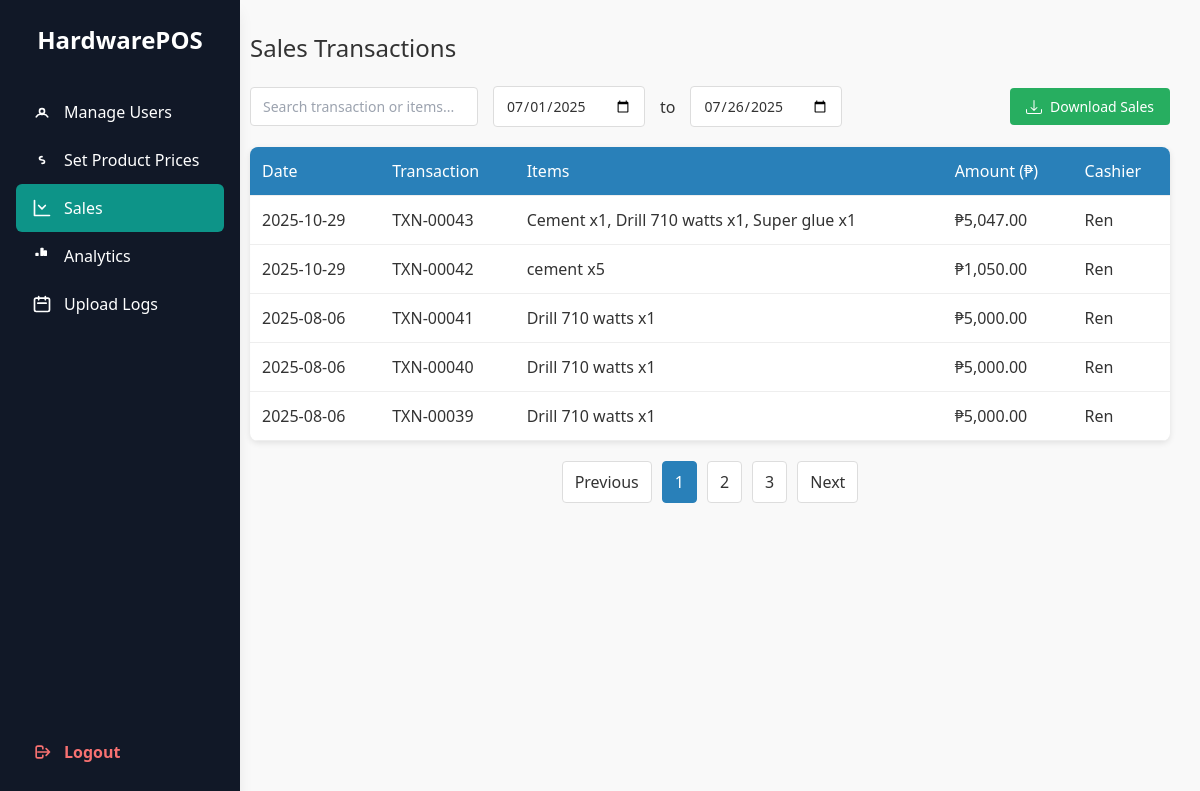
Before: /admin/sales.php (signed in) with the older database file.
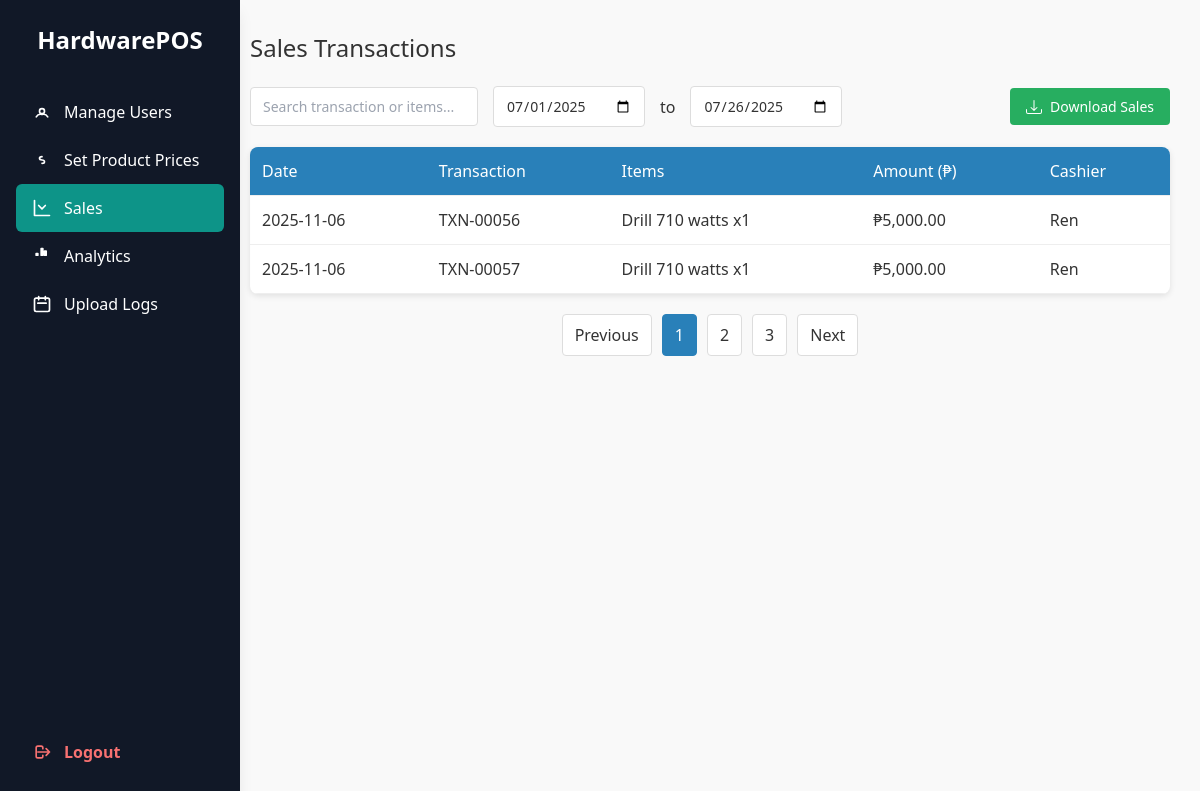
After: the same page with the newer database file.
### tables this page shows
CREATE TABLE `inventory_logs` (
  `id` int(11) NOT NULL,
  `user_id` int(11) NOT NULL,
  `sale_date` datetime NOT NULL DEFAULT current_timestamp(),
  `total_amount` decimal(10,2) NOT NULL
);

CREATE TABLE `users` (
  `id` int(11) NOT NULL,
  `username` varchar(50) NOT NULL,
  `password` varchar(255) NOT NULL,
  `user_type` enum('admin','staff','cashier','procurement') NOT NULL,
  `created_at` timestamp NOT NULL DEFAULT current_timestamp()
);

### admin/sales.php (the view, shortened to what this page needs)
<?php
require_once '../db.php';
$sql = "SELECT
            s.id AS sale_id,
            s.sale_date,
            s.total_amount,
            u.username AS cashier,
            GROUP_CONCAT(CONCAT(i.name, ' x', si.quantity) SEPARATOR ', ') AS items,
            s.id AS invoice_no
        FROM inventory_logs s
        JOIN users u ON s.user_id = u.id
        JOIN inventory_log_items si ON s.id = si.sale_id
        JOIN inventory i ON si.inventory_id = i.id
        GROUP BY s.id
        ORDER BY s.sale_date DESC";
$stmt = $pdo->prepare($sql);
$stmt->execute();
$sales = $stmt->fetchAll(PDO::FETCH_ASSOC);
?>
<!DOCTYPE html>
<html lang="en">
<head>
</head>
<body>
<?php include 'includes/sidebar.php'; ?>
<div class="content">
    <h2 class="page-title">Sales Transactions</h2>
    <div class="controls">
        <input type="text" placeholder="Search transaction or items...">
        <input type="date" value="2025-07-01">
        <span>to</span>
        <input type="date" value="2025-07-26">
        <button class="download-btn" onclick="showModal()">
            Download Sales
        </button>
    </div>
    <table>
        <thead>
            <tr>
                <th>Date</th>
                <th>Transaction</th>
                <th>Items</th>
                <th>Amount (₱)</th>
                <th>Cashier</th>
            </tr>
        </thead>
        <tbody>
        <?php foreach ($sales as $sale): ?>
            <tr>
                <td><?= date("Y‑m‑d", strtotime($sale['sale_date'])) ?></td>
                <td>TXN‑<?= str_pad($sale['sale_id'], 5, '0', STR_PAD_LEFT) ?></td>
                <td><?= htmlspecialchars($sale['items']) ?></td>
                <td class="amount">₱<?= number_format($sale['total_amount'], 2) ?></td>
                <td><?= htmlspecialchars($sale['cashier']) ?></td>
            </tr>
        <?php endforeach; ?>
        </tbody>
    </table>
    <div class="pagination">
        <button>Previous</button>
        <button class="active">1</button>
        <button>2</button>
        <button>3</button>
        <button>Next</button>
    </div>
</div>
</body>
</html>

Changed rows visible on the page:
removed inventory_logs: sale_date "2025‑10‑29", id "00043", items "Cement x1, Drill 710 watts x1, Super glue x1", total_amount "5,047.00", user.username "Ren"
removed inventory_logs: sale_date "2025‑10‑29", id "00042", items "cement x5", total_amount "1,050.00", user.username "Ren"
removed inventory_logs: sale_date "2025‑08‑06", id "00041", items "Drill 710 watts x1", total_amount "5,000.00", user.username "Ren"
removed inventory_logs: sale_date "2025‑08‑06", id "00040", items "Drill 710 watts x1", total_amount "5,000.00", user.username "Ren"
removed inventory_logs: sale_date "2025‑08‑06", id "00039", items "Drill 710 watts x1", total_amount "5,000.00", user.username "Ren"
added inventory_logs: sale_date "2025‑11‑06", id "00056", items "Drill 710 watts x1", total_amount "5,000.00", user.username "Ren"
added inventory_logs: sale_date "2025‑11‑06", id "00057", items "Drill 710 watts x1", total_amount "5,000.00", user.username "Ren"
